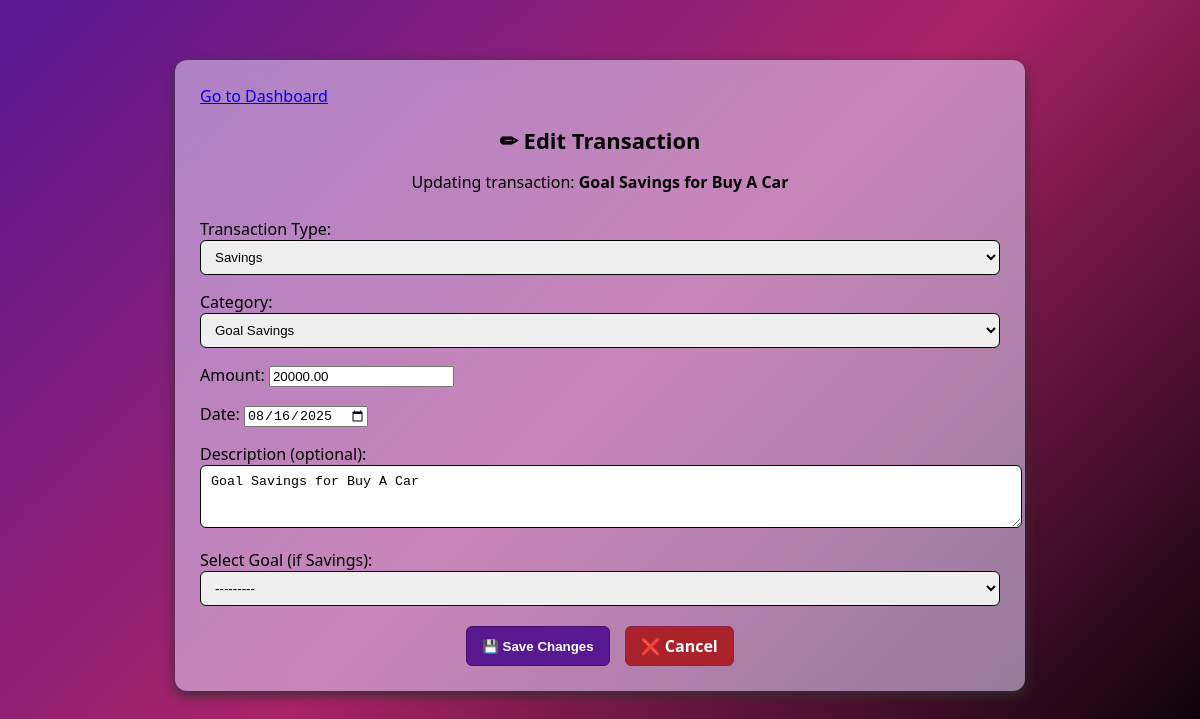
/coach/transaction/10/edit/ (signed in), run on the app's committed database.
### coach/models.py (models this page shows, shortened)
class Transaction(models.Model):
    TYPE_CHOICES = [
        ('income', 'Income'),
        ('expense', 'Expense'),
        ('savings', 'Savings'),
    ]
    type = models.CharField(max_length=20, choices=TYPE_CHOICES, default='income')
    category = models.ForeignKey('Category', on_delete=models.CASCADE, related_name='transactions')
    amount = models.DecimalField(max_digits=10, decimal_places=2)
    date = models.DateField(default=timezone.now)
    description = models.TextField(blank=True)
    user = models.ForeignKey(User, on_delete=models.CASCADE)
    goal = models.ForeignKey('Goal', on_delete=models.SET_NULL, null=True, blank=True)

### coach/views.py (the view)
# urls.py: path("transaction/<int:transaction_id>/edit/", views.edit_transaction, name="edit_transaction"),
@login_required
def edit_transaction(request, transaction_id):
    transaction = get_object_or_404(Transaction, id=transaction_id, user=request.user)
    if request.method == "POST":
        form = TransactionForm(request.POST, instance=transaction)
        if form.is_valid():
            form.save()
            return redirect("view_transactions")
    else:
        form = TransactionForm(instance=transaction, user=request.user)
    return render(request, "coach/edit_transaction.html", {"form": form, "transaction": transaction})

### coach/models.py (called while the page is built)
    def __str__(self):
        return self.name

    def __str__(self):
        return self.name

### coach/templates/coach/edit_transaction.html (shortened to what this page needs)
{% extends "coach/base.html" %}
{% block content %}
<div class="edit-transaction-container">
<a href="{% url 'dashboard' %}">Go to Dashboard</a>
  <h2 class="title">✏ Edit Transaction</h2>
  <p class="subtitle">Updating transaction: <strong>{{ transaction.description|default:"(No description)" }}</strong></p>
  <form method="post" class="transaction-form">
    {{ form.as_p }}
    <div class="form-actions">
      <button type="submit" class="btn btn-save">💾 Save Changes</button>
      <a href="{% url 'view_transactions' %}" class="btn btn-cancel">❌ Cancel</a>
    </div>
  </form>
</div>
{% endblock %}

### coach/static/coach/styles.css (style rules this page uses)
body { font-family: 'Segoe UI', Tahoma, Geneva, Verdana, sans-serif; background: #f4f6f8; }
h2 { margin-bottom: 20px; font-size: 22px; color: #222; }

### coach/templates/coach/edit_transaction.html (style rules this page uses)
body { background: linear-gradient(135deg, #571892 0%, #aa2366 50%, #000000 100%); background-attachment: fixed; background-size: cover; color: #ffffff; }
.edit-transaction-container { max-width: 800px; margin: 60px auto; padding: 25px; background: rgba(220, 201, 240, 0.6); backdrop-filter: blur(10px); border-radius: 12px; box-shadow: 0 4px 12px rgb(48, 48, 48,0.984); color: #000000; transition: box-shadow 0.2s, transform 0.2s; }
.title { text-align: center; margin-bottom: 10px; color: #000000; }
.subtitle { text-align: center; margin-bottom: 25px; color: #000000; }
.transaction-form p { margin-bottom: 15px; }
.transaction-form label { color: #000000; }
.link .transaction-form input, .transaction-form select, .transaction-form textarea { width: 100%; padding: 8px 10px; border: 1px solid #000000; border-radius: 6px; }
.form-actions { display: flex; justify-content: center; gap: 15px; margin-top: 20px; }
.btn { padding: 8px 15px; border-radius: 6px; text-decoration: none; border: none; cursor: pointer; font-weight: bold; }
.btn-save { background: #571892; color: #ffffff; border: 1px solid #45126e; }
.btn-cancel { background: #aa232a; color: #ffffff; border: 1px solid #8e1d58; }

### data on the page
Transaction: type "Savings", category "Goal Savings", amount "20000.00", date "08/16/2025", description "Goal Savings for Buy A Car", goal "---------"
